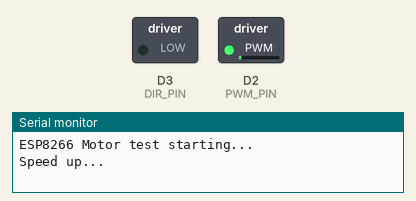
Recording of a sketch running on a simulated ESP8266 (NodeMCU). Parts: switched loads named in the sketch (green lamp = pin HIGH), the last lines printed to the serial monitor.

Above: at 0.25 s.
At 1.55 s:
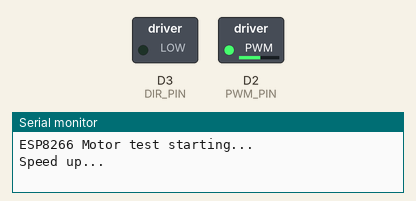
At 2.75 s:
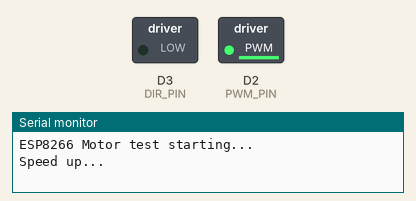
At 5.3 s:
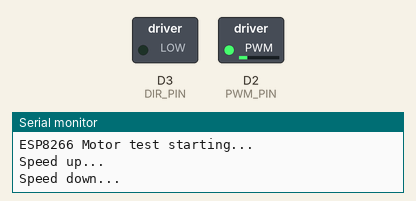
Timing chart, 0 to 8.8 s (numbered marks = the images above):
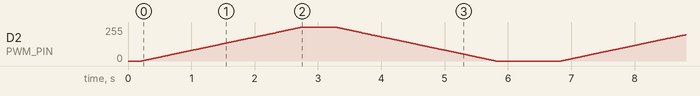

The sketch:

esp8266_basic_test.ino
```cpp
/*
  ESP8266 → MD10C Motor Test
  - No WiFi, no UDP, no noise
  - Just tests DIR + PWM output using analogWrite()
*/

const int PWM_PIN = D2;   // choose a PWM-capable pin (D1, D2, D5, D6, D7)
const int DIR_PIN = D3;   // any digital pin

void setup() {
  Serial.begin(115200);
  delay(200);

  pinMode(DIR_PIN, OUTPUT);
  digitalWrite(DIR_PIN, LOW);   // single direction

  pinMode(PWM_PIN, OUTPUT);
  analogWriteRange(1023);       // ESP8266 default, but we set it explicitly
  analogWriteFreq(1000);        // set PWM frequency (1 kHz is safe for testing)

  Serial.println("ESP8266 Motor test starting...");
}

void loop() {
  Serial.println("Speed up...");
  // ramp up 0 → 1023
  for (int p = 0; p <= 255; p++) {
    int duty = map(p, 0, 255, 0, 1023);
    analogWrite(PWM_PIN, duty);
    delay(10);
  }

  delay(500);

  Serial.println("Speed down...");
  // ramp down 1023 → 0
  for (int p = 255; p >= 0; p--) {
    int duty = map(p, 0, 255, 0, 1023);
    analogWrite(PWM_PIN, duty);
    delay(10);
  }

  delay(1000);
}
```
